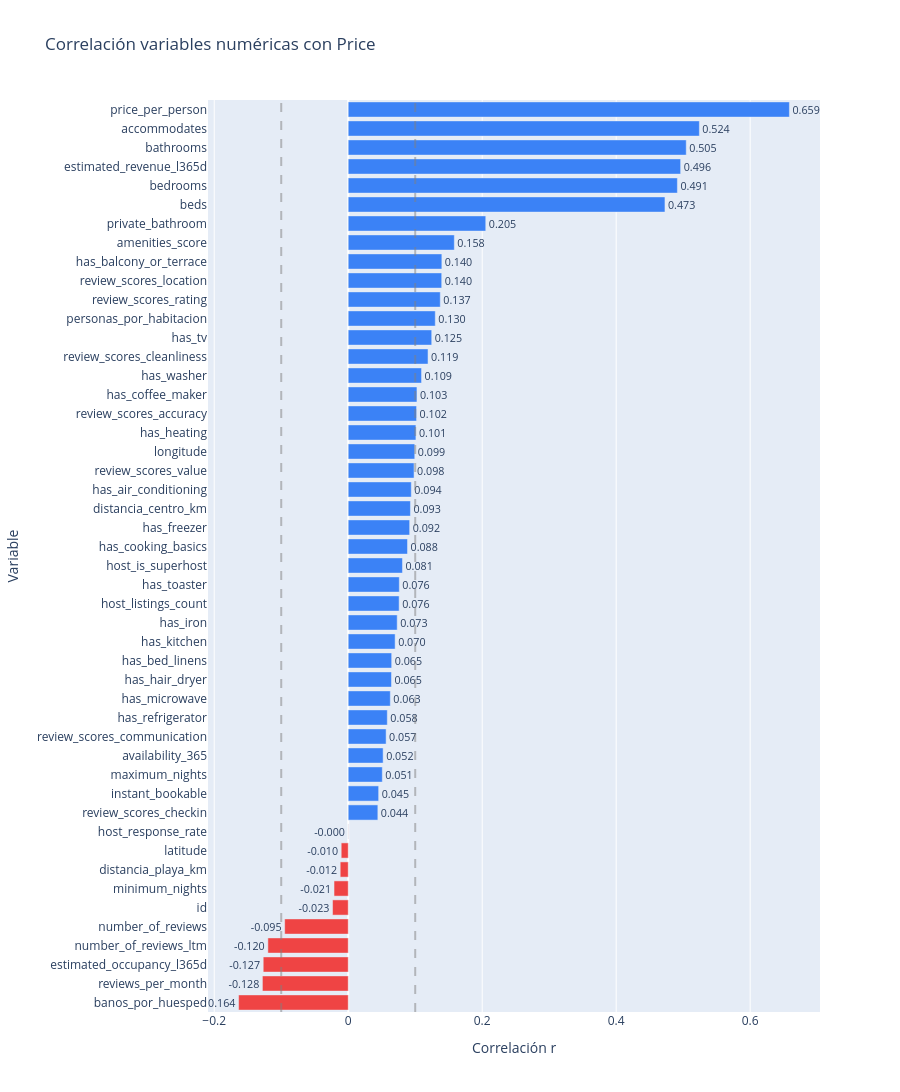

Notebook code cell kept with this figure:
### Markdown cell above
### Correlaciones definitivas

### Code cell
#(librería para la descarga de la figura en PNG)
#pip install --upgrade kaleido 

#Correlacion de las columnas con el precio por noche
import pandas as pd
import matplotlib.pyplot as plt
import seaborn as sns
import numpy as np
import plotly.graph_objects as go


df = pd.read_csv('../data/listingV5.csv')

correlacion = df.corr(numeric_only=True)['price'].drop('price').sort_values()

colors = ['#ef4444' if v < 0 else '#3b82f6' for v in correlacion.values]

fig = go.Figure(go.Bar(
    x=correlacion.values,
    y=correlacion.index,
    orientation='h',
    marker_color=colors,
    text=[f"{v:.3f}" for v in correlacion.values],
    textposition='outside'
))

fig.update_layout(title="Correlación variables numéricas con Price", height=1400)
fig.update_xaxes(title_text="Correlación r")
fig.update_yaxes(title_text="Variable")
fig.add_vline(x=0.1, line_dash="dash", line_color="gray", opacity=0.5)
fig.add_vline(x=-0.1, line_dash="dash", line_color="gray", opacity=0.5)
fig.show()

# Guardar como imagen
fig.write_image('../data/correlacion_precio.png', width=1400, height=1400, scale=2)
print("Imagen guardada en ../data/correlacion_precio.png")

### Figure 1 — Plotly figure (JSON) as saved in the notebook; plotly's stock layout.template omitted (floating-point values rounded to 4 significant figures)
{"data": [{"marker": {"color": ["#ef4444", "#ef4444", "#ef4444", "#ef4444", "#ef4444", "#ef4444", "#ef4444", "#ef4444", "#ef4444", "#ef4444", "#3b82f6", "#3b82f6", "#3b82f6", "#3b82f6", "#3b82f6", "#3b82f6", "#3b82f6", "#3b82f6", "#3b82f6", "#3b82f6", "#3b82f6", "#3b82f6", "#3b82f6", "#3b82f6", "#3b82f6", "#3b82f6", "#3b82f6", "#3b82f6", "#3b82f6", "#3b82f6", "#3b82f6", "#3b82f6", "#3b82f6", "#3b82f6", "#3b82f6", "#3b82f6", "#3b82f6", "#3b82f6", "#3b82f6", "#3b82f6", "#3b82f6", "#3b82f6", "#3b82f6", "#3b82f6", "#3b82f6", "#3b82f6", "#3b82f6", "#3b82f6"]}, "orientation": "h", "text": ["-0.164", "-0.128", "-0.127", "-0.120", "-0.095", "-0.023", "-0.021", "-0.012", "-0.010", "-0.000", "0.044", "0.045", "0.051", "0.052", "0.057", "0.058", "0.063", "0.065", "0.065", "0.070", "0.073", "0.076", "0.076", "0.081", "0.088", "0.092", "0.093", "0.094", "0.098", "0.099", "0.101", "0.102", "0.103", "0.109", "0.119", "0.125", "0.130", "0.137", "0.140", "0.140", "0.158", "0.205", "0.473", "0.491", "0.496", "0.505", "0.524", "0.659"], "textposition": "outside", "type": "bar", "x": [-0.1636, -0.1281, -0.1269, -0.1199, -0.09487, -0.0234, -0.02119, -0.01196, -0.01048, -0.0001798, 0.04422, 0.04541, 0.05086, 0.05211, 0.05656, 0.05833, 0.06284, 0.06455, 0.06487, 0.07002, 0.0731, 0.076, 0.07625, 0.08095, 0.08847, 0.09171, 0.09288, 0.09413, 0.09827, 0.09932, 0.1011, 0.102, 0.1026, 0.1094, 0.1191, 0.1246, 0.1299, 0.1374, 0.1396, 0.1398, 0.1584, 0.2053, 0.4728, 0.4914, 0.4962, 0.5046, 0.5242, 0.6586], "y": ["banos_por_huesped", "reviews_per_month", "estimated_occupancy_l365d", "number_of_reviews_ltm", "number_of_reviews", "id", "minimum_nights", "distancia_playa_km", "latitude", "host_response_rate", "review_scores_checkin", "instant_bookable", "maximum_nights", "availability_365", "review_scores_communication", "has_refrigerator", "has_microwave", "has_hair_dryer", "has_bed_linens", "has_kitchen", "has_iron", "host_listings_count", "has_toaster", "host_is_superhost", "has_cooking_basics", "has_freezer", "distancia_centro_km", "has_air_conditioning", "review_scores_value", "longitude", "has_heating", "review_scores_accuracy", "has_coffee_maker", "has_washer", "review_scores_cleanliness", "has_tv", "personas_por_habitacion", "review_scores_rating", "review_scores_location", "has_balcony_or_terrace", "amenities_score", "private_bathroom", "beds", "bedrooms", "estimated_revenue_l365d", "bathrooms", "accommodates", "price_per_person"]}], "layout": {"height": 1400, "shapes": [{"line": {"color": "gray", "dash": "dash"}, "opacity": 0.5, "type": "line", "x0": 0.1, "x1": 0.1, "xref": "x", "y0": 0, "y1": 1, "yref": "y domain"}, {"line": {"color": "gray", "dash": "dash"}, "opacity": 0.5, "type": "line", "x0": -0.1, "x1": -0.1, "xref": "x", "y0": 0, "y1": 1, "yref": "y domain"}], "title": {"text": "Correlación variables numéricas con Price"}, "xaxis": {"title": {"text": "Correlación r"}}, "yaxis": {"title": {"text": "Variable"}}}}
